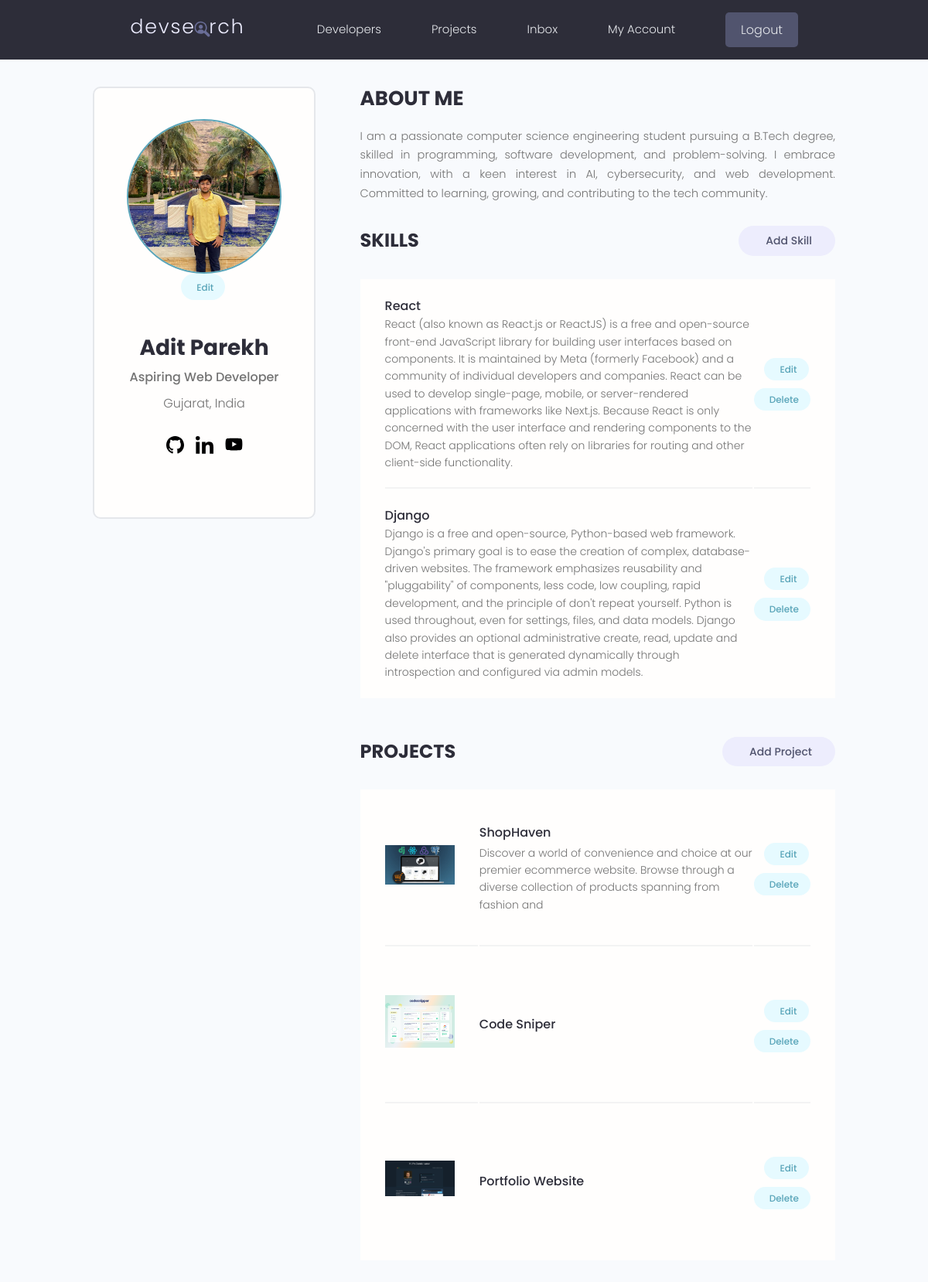
The app's page /account/ (signed in) with its own data.
### users/models.py (models this page shows, shortened)
class Profile(models.Model):
    user = models.OneToOneField(
        User, on_delete=models.CASCADE, null=True, blank=True)
    name = models.CharField(max_length=200, blank=True, null=True)
    email = models.EmailField(max_length=500, blank=True, null=True)
    username = models.CharField(max_length=200, blank=True, null=True)
    location = models.CharField(max_length=200, blank=True, null=True)
    short_intro = models.CharField(max_length=200, blank=True, null=True)
    bio = models.TextField(blank=True, null=True)
    profile_image = models.ImageField(
        null=True, blank=True, upload_to='profiles/', default="profiles/user-default.png")
    social_github = models.CharField(max_length=200, blank=True, null=True)
    social_twitter = models.CharField(max_length=200, blank=True, null=True)
    social_linkedin = models.CharField(max_length=200, blank=True, null=True)
    social_youtube = models.CharField(max_length=200, blank=True, null=True)
    social_website = models.CharField(max_length=200, blank=True, null=True)
    created = models.DateTimeField(auto_now_add=True)
    id = models.UUIDField(default=uuid.uuid4, unique=True,
                          primary_key=True, editable=False)
    class Meta:
        ordering = ['created']
    @property
    def imageURL(self):
        try:
            url = self.profile_image.url
        except:
            url = settings.STATIC_URL + 'user-default.jpg'
        return url

class Skill(models.Model):
    owner = models.ForeignKey(Profile, on_delete=models.CASCADE, null=True, blank=True)
    name = models.CharField(max_length=200, blank=True, null=True)
    description = models.TextField(blank=True, null=True)
    created = models.DateTimeField(auto_now_add=True)
    id = models.UUIDField(default=uuid.uuid4, unique=True,
                          primary_key=True, editable=False)

### projects/models.py (models this page shows, shortened)
class Project(models.Model):
    owner = models.ForeignKey(Profile, null=True, blank=True, on_delete=models.CASCADE)
    title = models.CharField(max_length=200)
    description = models.TextField(null=True, blank=True)
    demo_link = models.CharField(max_length=2000, null=True, blank=True)
    source_link = models.CharField(max_length=2000, null=True, blank=True)
    featured_image = models.ImageField(null=True, blank = True)
    tags = models.ManyToManyField('Tag', blank=True)
    vote_total = models.IntegerField(default=0, null=True, blank=True)
    vote_ratio = models.IntegerField(default=0, null=True, blank=True)
    created = models.DateTimeField(auto_now_add=True)
    id = models.UUIDField(default=uuid.uuid4, unique=True, primary_key=True, editable=False)
    class Meta:
        ordering = ['-vote_ratio', '-vote_total', 'title']
    @property
    def imageURL(self):
        try:
            url = self.featured_image.url
        except:
            url = settings.STATIC_URL + 'd.jpg'
        return url

### users/views.py (the view)
# urls.py: path('account/', views.userAccount, name="account"),
@login_required(login_url='login')
def userAccount(request):
    profile = request.user.profile
    topSkill = profile.skill_set.exclude(description__exact="")
    projects = profile.project_set.all()
    context = {'profile':profile, 'topSkill':topSkill, 'projects': projects }
    return render(request, 'users/user-account.html', context)

### users/templates/users/user-account.html (shortened to what this page needs)
{% extends 'main.html' %}
{% load static %}
{% block content %}
  <main class="settingsPage profile my-md">
    <div class="container">
      <div class="layout">
        <div class="column column--1of3">
          <div class="card text-center">
            <div class="card__body dev">
              <img class="avatar avatar--xl dev__avatar" src="{{profile.imageURL }}" />
              <a class="tag tag--pill tag--main settings__btn" href="{% url 'edit' %}"> Edit</a>
              <h2 class="dev__name">{{profile.name}}</h2>
              <p class="dev__title">{{profile.short_intro}}</p>
              <p class="dev__location">{{profile.location}}</p>
              <ul class="dev__social">
                {% if profile.social_github%}
                <li>
                  <a title="Github" href="{{profile.social_github}}" target="_blank"><img src="{% static 'images/icons/github.svg'%}" alt="" style="width: 23px;"></a>
                </li>
                {% endif %}
                {% if profile.social_linkedin %}
                <li>
                  <a title="LinkedIn" href="{{profile.social_linkedin}}" target="_blank"><img src="{% static 'images/icons/linkedin.svg'%}" alt="" style="width: 23px;"></a>
                </li>
                {% endif %}
                {% if profile.social_youtube %}
                <li>
                  <a title="Youtube" href="{{profile.social_youtube}}" target="_blank"><img src="{% static 'images/icons/youtube.svg'%}" alt="" style="width: 23px;"></a>
                </li>
                {% endif %}
              </ul>
            </div>
          </div>
        </div>
        <div class="column column--2of3">
          <div class="devInfo">
            <h3 class="devInfo__title">About Me</h3>
            <p class="devInfo__about">
              {{profile.bio}}
            </p>
          </div>
          <div class="settings">
            <h3 class="settings__title">Skills</h3>
            <a class="tag tag--pill tag--sub settings__btn tag--lg" href="{% url 'create-skill' %}"> Add Skill</a>
          </div>
          <table class="settings__table">
            {% for skill in topSkill%}
            <tr>
              <td class="settings__tableInfo">
                <h4>{{skill.name}}</h4>
                <p>
                  {{skill.description}}
                </p>
              </td>
              <td class="settings__tableActions">
                <a class="tag tag--pill tag--main settings__btn" href="{% url 'edit-skill' skill.id%}"> Edit</a>
                <a class="tag tag--pill tag--main settings__btn" href="{% url 'delete-skill' skill.id%}?next=/users/account">
                  Delete</a>
              </td>
            </tr>
            {% endfor %}
          </table>
          <div class="settings">
            <h3 class="settings__title">Projects</h3>
            <a class="tag tag--pill tag--sub settings__btn tag--lg" href="{% url 'create-project' %}"> Add Project</a>
          </div>
          <table class="settings__table">
            {% for project in projects %}
            <tr>
              <td class="settings__thumbnail">
                <a href="{% url 'project2' project.id %}"><img src="{{ project.imageURL}}" alt="Project Thumbnail" /></a>
              </td>
              <td class="settings__tableInfo">
                <a href="{% url 'project2' project.id %}">{{project.title}}</a>
                <p>
                  {{project.description|slice:"150"}}
                </p>
              </td>
              <td class="settings__tableActions">
                <a class="tag tag--pill tag--main settings__btn" href="{% url 'update-project' project.id %}"> Edit</a>
                <a class="tag tag--pill tag--main settings__btn" href="{% url 'delete-project' project.id %}?next=/users/account">
                  Delete</a>
              </td>
            </tr>
            {% endfor %}
          </table>
        </div>
      </div>
    </div>
  </main>
{% endblock %}

### static/styles/app.css (style rules this page uses)
:root { --color-sub: #2d2d39; }
.card { border: 2px solid var(--color-light); }
img { width: 100%; }
.profile .card > .dev { padding: 4rem; }
.dev__avatar { display: block; margin: auto; }
.dev__name { color: var(--color-sub); font-size: 2.8rem; font-weight: 700; margin-top: 1rem; margin-bottom: 0.5rem; }
.dev__title { font-size: 1.6rem; font-weight: 500; line-height: 1.3; }
.dev__location { margin-top: 1rem; }
.dev__social { margin: 3rem 0; list-style: none; display: flex; justify-content: center; gap: 1.5rem; }
.devInfo { margin-bottom: 3rem; }
.devInfo__title, .devInfo__subtitle { font-size: 2.6rem; color: var(--color-sub); text-transform: uppercase; font-weight: 700; margin-bottom: 1.5rem; }
.devInfo__about, .devSkill__info { font-size: 1.45rem; line-height: 1.7; text-align: justify; }
.settingsPage .dev > .settings__btn { display: inline-block; margin-bottom: 3rem; }
.settings { display: flex; justify-content: space-between; align-items: center; }
.settings__title { font-size: 2.4rem; text-transform: uppercase; font-weight: 700; color: var(--color-sub); }
.settings__table { margin-top: 3rem; margin-bottom: 5rem; padding: 0 3rem; background: var(--color-white); }
.settings__table tr { width: 100%; }
.settings__table tr > td { padding: 2rem 0; }
.settings__table tr:not(:last-child) td { border-bottom: 2px solid var(--color-white-light); }
.settings__thumbnail { width: 23%; min-width: 10rem; }
.settings__thumbnail img { padding-right: 3rem; height: 15rem; object-fit: contain; }
.settings__tableInfo { width: 100%; }
.settings__tableInfo h4, .settings__tableInfo a { padding-right: 1rem; width: auto; font-size: 1.6rem; font-weight: 500; color: var(--color-sub); }
.settings__tableInfo p { font-size: 1.4rem; }
.settings__tableActions { text-align: right; }

### static/uikit/styles/modules/_variables.css (style rules this page uses)
:root { --color-main: #5aa5b9; --color-main-light: #e6faff; --color-sub: #3f4156; --color-sub-light: #51546e; --color-sub-lighter: #ededfd; --color-text: #737373; --color-gray: #8b8b8b; --color-light: #e5e7eb; --color-light-gray: #767676; --color-bg: #f8fafd; --color-white: #fffefd; --color-white-light: #f3f3f3; --color-success: #359e64; --color-success-bg: #def8e8; --color-error: #fc4b0b; --color-error-bg: #fff2ee; --font-base: 'Poppins', arial, helvetica, 'Segoe UI', roboto, ubuntu, sans-serif; --font-monospace: 'Fira Code', 'Courier New', courier, monospace; --font-regular: 300; --font-medium: 500; --font-bold: 700; --generic-shadow: 1px 1px 5px #00000010; --generic-transition: all 0.3s ease-in-out; }

### static/uikit/styles/modules/_base.css (style rules this page uses)
* { margin: 0; padding: 0; box-sizing: border-box; text-rendering: optimizeLegibility; color: inherit; font-size: inherit; }
html { font-size: 50%; }
@media only screen and (min-width: 480px) { html { font-size: 56.25%; } }
@media only screen and (min-width: 1200px) { html { font-size: 62.5%; } }
body { line-height: 1.6; font-weight: 400; font-size: 1.5rem; color: var(--color-text); background-color: var(--color-bg); min-height: 100vh; }

### static/uikit/styles/modules/_typography.css (style rules this page uses)
* { font-family: var(--font-base); }
h2 { font-size: 3.6rem; font-weight: var(--font-bold); }
h3 { font-size: 3.2rem; font-weight: var(--font-medium); }
h4 { font-size: 2.8rem; font-weight: var(--font-medium); }
p, span, strong { font-size: 1.6rem; color: var(--color-text); font-weight: var(--font-regular); }
a { padding-bottom: 2px; text-decoration: none; display: inline-block; color: var(--color-main); font-weight: var(--font-medium); }

### static/uikit/styles/modules/_utilities.css (style rules this page uses)
.container { width: 92%; max-width: 165rem; margin: 0 auto; box-sizing: border-box; }
@media screen and (min-width: 1000px) { .container { width: 90%; } }
@media screen and (min-width: 1200px) { .container { width: 80%; } }
.text-center { text-align: center; }
.my-md { margin: 3rem auto; }

### static/uikit/styles/modules/_avatar.css (style rules this page uses)
.avatar { border-radius: 50%; border: 2px solid var(--color-main); object-fit: cover; }
.avatar--xl { height: 20rem; width: 20rem; }

### static/uikit/styles/modules/_card.css (style rules this page uses)
.card { border-radius: 1rem; background-color: var(--color-white); border: 1.5px solid var(--color-light); width: auto; height: auto; margin-top: 0.5rem; margin-bottom: 0.5rem; overflow: hidden; }
.card__body, .card__header { padding: 2rem 2.5rem; }

### static/uikit/styles/modules/_layout.css (style rules this page uses)
.layout { display: flex; flex-flow: row wrap; justify-content: space-between; }
.layout > .column { margin-bottom: 3rem; }
.layout > .column.column--1of3 { flex-basis: 30%; }
.layout > .column.column--2of3 { flex-basis: 64%; }

### records on screen
Profile: imageURL (picture), name "Adit Parekh", short_intro "Aspiring Web Developer", location "Gujarat, India", bio "I am a passionate computer science engineering student pursuing a B.Tech degree, skilled in programming, software development, and problem-solving. I embrace innovation, with a keen interest in AI, cybersecurity, and web development. Committed to learning, growing, and contributing to the tech community."
Skill: name "React", description "React (also known as React.js or ReactJS) is a free and open-source front-end JavaScript library for building user interfaces based on components. It is maintained by Meta (formerly Facebook) and a community of individual developers and companies. React can be used to develop single-page, mobile, or server-rendered applications with frameworks like Next.js. Because React is only concerned with the user interface and rendering components to the DOM, React applications often rely on libraries for routing and other client-side functionality."
Skill: name "Django", description "Django is a free and open-source, Python-based web framework. Django's primary goal is to ease the creation of complex, database-driven websites. The framework emphasizes reusability and \"pluggability\" of components, less code, low coupling, rapid development, and the principle of don't repeat yourself. Python is used throughout, even for settings, files, and data models. Django also provides an optional administrative create, read, update and delete interface that is generated dynamically through introspection and configured via admin models."
Project: imageURL (picture), title "ShopHaven", description "Discover a world of convenience and choice at our premier ecommerce website. Browse through a diverse collection of products spanning from fashion and"
Project: imageURL (picture), title "Code Sniper"
Project: imageURL (picture), title "Portfolio Website"
